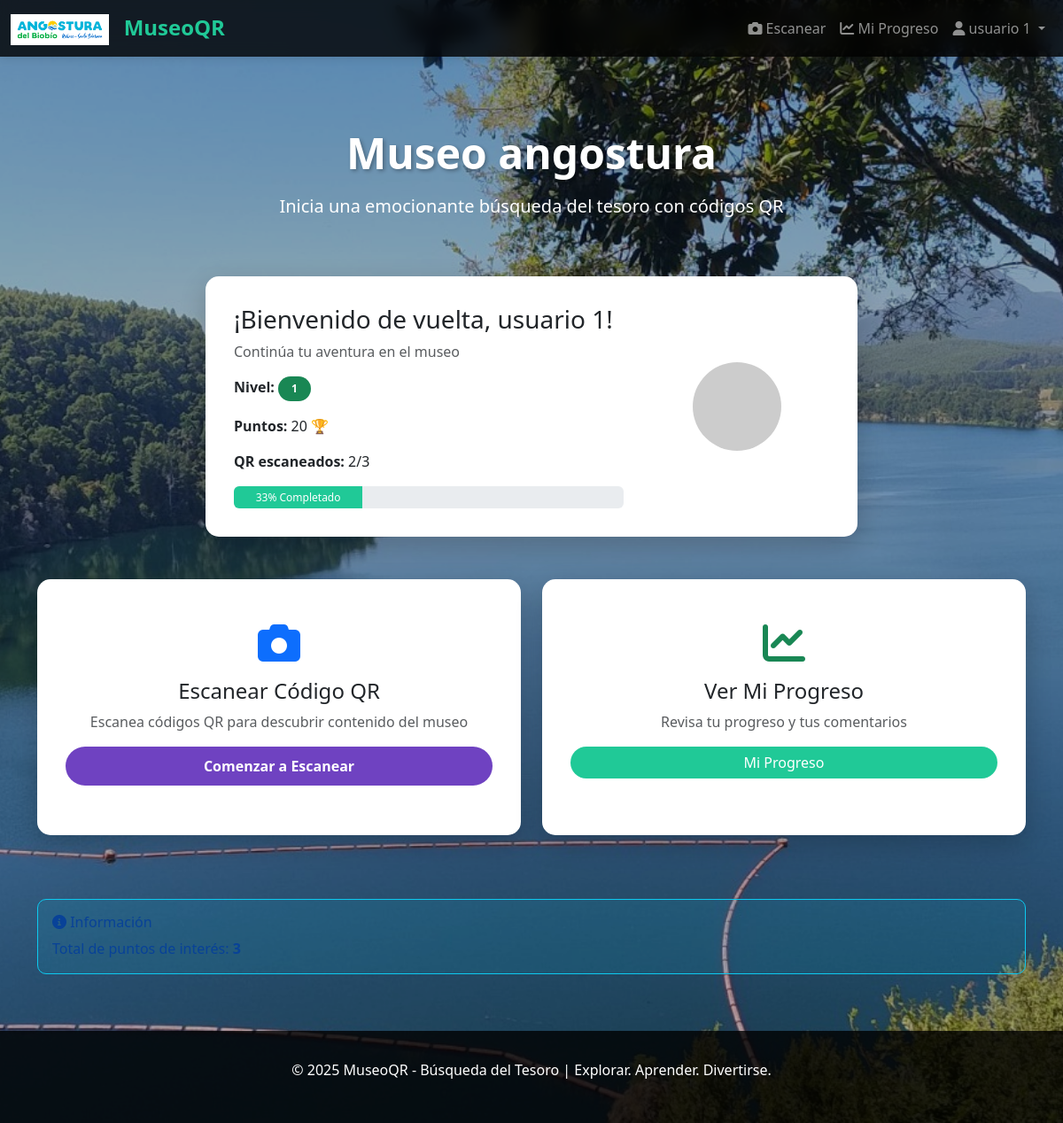
The page / (signed in) on the database as committed earlier.
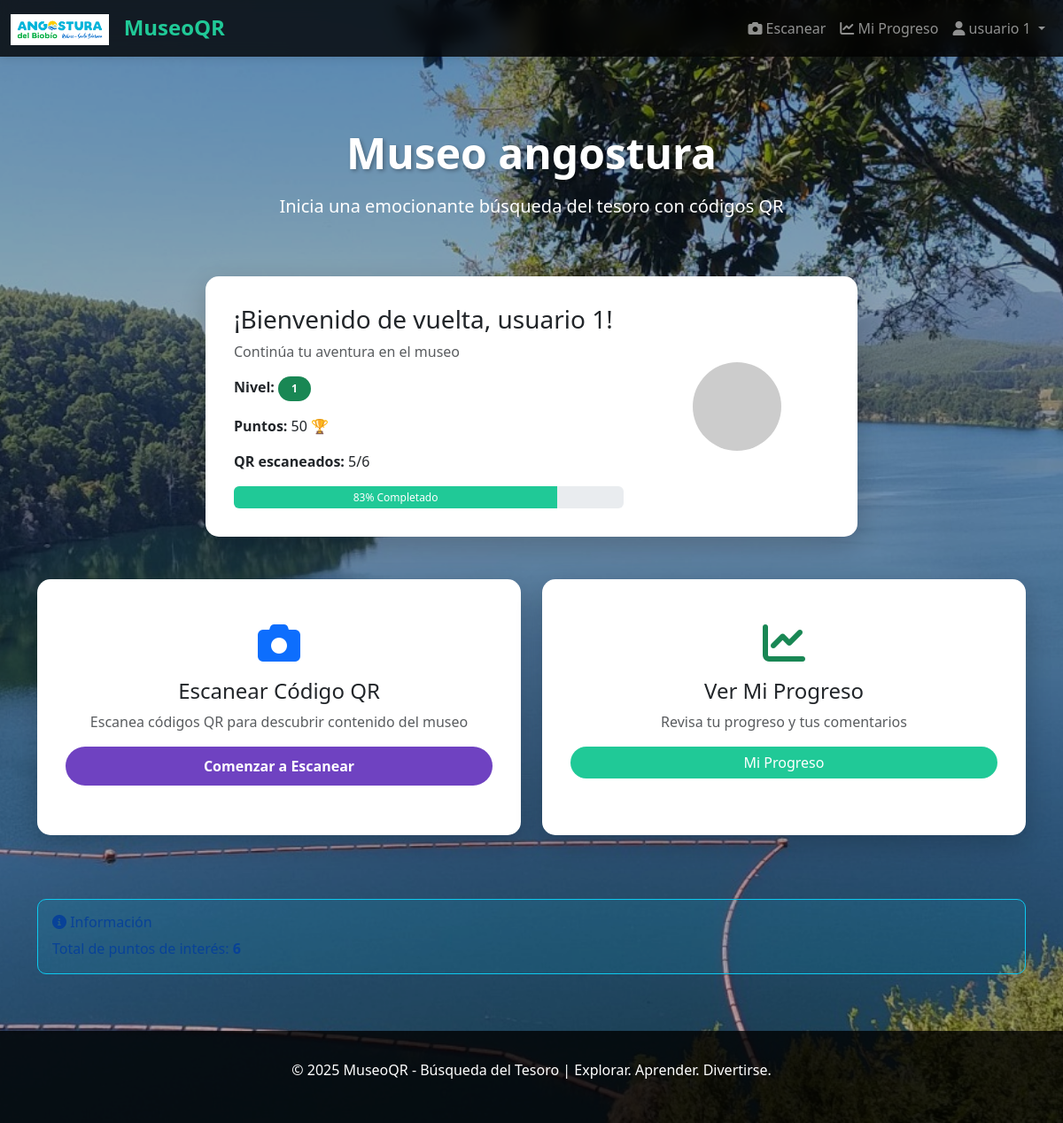
The same page on the database as committed later.
### qrmuseum/models.py (models this page shows, shortened)
class MuseoConfig(models.Model):
    nombre = models.CharField(max_length=150, default="Mi Museo")
    descripcion = models.TextField(blank=True)
    ubicacion = models.CharField(max_length=255, blank=True)
    imagen_logo = models.ImageField(upload_to='logos/', blank=True, null=True)
    imagen_fondo = models.ImageField(upload_to='backgrounds/', blank=True, null=True, help_text="Imagen de fondo para la página")
    fecha_creacion = models.DateTimeField(auto_now_add=True)
    fecha_actualizacion = models.DateTimeField(auto_now=True)
    class Meta:
        verbose_name = 'Configuración del Museo'
        verbose_name_plural = 'Configuración del Museo'

class UsuarioMuseo(models.Model):
    usuario = models.OneToOneField(User, on_delete=models.CASCADE, related_name='perfil_museo')
    apodo_juego = models.CharField(max_length=100, blank=True)
    avatar = models.ImageField(upload_to='avatares/', blank=True, null=True)
    puntos = models.IntegerField(default=0)  #  AQUI SE GUARDA EL PUNTAJE - Se actualiza en views.py procesar_qr()
    nivel = models.IntegerField(default=1)
    total_qrs_escaneados = models.IntegerField(default=0)
    total_comentarios = models.IntegerField(default=0)
    fecha_registro = models.DateTimeField(auto_now_add=True)
    fecha_ultimo_acceso = models.DateTimeField(auto_now=True)
    class Meta:
        verbose_name = 'Usuario Museo'
        verbose_name_plural = 'Usuarios Museo'

### qrmuseum/views.py (the view)
# urls.py: path('', views.inicio, name='inicio'),
def inicio(request):
    museo = obtener_museo_config()
    total_qrs = QRCode.objects.filter(activo=True).count()
    progreso = None
    usuario_museo = None
    porcentaje_completado = 0
    if request.user.is_authenticated:
        try:
            usuario_museo = request.user.perfil_museo
        except UsuarioMuseo.DoesNotExist:
            usuario_museo = UsuarioMuseo.objects.create(usuario=request.user)
        progreso = ProgresoUsuario.objects.filter(usuario=request.user).count()
        if total_qrs > 0:
            porcentaje_completado = (progreso / total_qrs) * 100
    data = {
        'museo': museo,
        'total_qrs': total_qrs,
        'progreso': progreso,
        'usuario_museo': usuario_museo,
        'porcentaje_completado': int(porcentaje_completado),
        'es_usuario': request.user.is_authenticated
    }
    return render(request, 'inicio.html', data)

### qrmuseum/context_processors.py (called while the page is built)
def museo_global(request):
    try:
        museo = MuseoConfig.objects.first()
    except:
        museo = None
    return {
        'museo': museo
    }

### qrmuseum/views.py (called while the page is built)
def obtener_museo_config():
    config, _ = MuseoConfig.objects.get_or_create(id=1)
    return config

### templates/inicio.html (shortened to what this page needs)
{% extends 'base.html' %}
{% block content %}
<div class="container">
    <div class="hero">
        <h1> {{ museo.nombre | default:"Bienvenido al Museo" }}</h1>
        <p class="lead">Inicia una emocionante búsqueda del tesoro con códigos QR</p>
    </div>
    {% if user.is_authenticated %}
        <div class="row mb-4">
            <div class="col-md-8 mx-auto">
                <div class="card content-box">
                    <div class="row align-items-center">
                        <div class="col-md-8">
                            <h3>¡Bienvenido de vuelta, {{ user.first_name | default:user.username }}!</h3>
                            <p class="text-muted">Continúa tu aventura en el museo</p>
                            {% if usuario_museo %}
                                <div class="mb-3">
                                    <p><strong>Nivel:</strong> <span class="badge bg-success">{{ usuario_museo.nivel }}</span></p>
                                    <p><strong>Puntos:</strong> {{ usuario_museo.puntos }} 🏆</p>
                                    <p><strong>QR escaneados:</strong> {{ usuario_museo.total_qrs_escaneados }}/{{ total_qrs }}</p>
                                </div>
                                {% if total_qrs > 0 %}
                                    <div class="progress" style="height: 25px;">
                                        <div class="progress-bar" role="progressbar"
                                             style="width: {{ porcentaje_completado }}%">
                                            {{ porcentaje_completado }}% Completado
                                        </div>
                                    </div>
                                {% endif %}
                            {% endif %}
                        </div>
                        <div class="col-md-4 text-center">
                            <img src="{% if usuario_museo.avatar %}{{ usuario_museo.avatar.url }}{% else %}https://via.placeholder.com/100{% endif %}"
                                 alt="Avatar" class="rounded-circle" style="width: 100px; height: 100px; object-fit: cover;">
                        </div>
                    </div>
                </div>
            </div>
        </div>
        <div class="row">
            <div class="col-md-6 mb-4">
                <div class="card content-box h-100 text-center">
                    <i class="fas fa-camera text-primary" style="font-size: 3rem; margin: 1rem 0;"></i>
                    <h4>Escanear Código QR</h4>
                    <p class="text-muted">Escanea códigos QR para descubrir contenido del museo</p>
                    <a href="{% url 'escanear_qr' %}" class="btn btn-primary">Comenzar a Escanear</a>
                </div>
            </div>
            <div class="col-md-6 mb-4">
                <div class="card content-box h-100 text-center">
                    <i class="fas fa-chart-line text-success" style="font-size: 3rem; margin: 1rem 0;"></i>
                    <h4>Ver Mi Progreso</h4>
                    <p class="text-muted">Revisa tu progreso y tus comentarios</p>
                    <a href="{% url 'mi_progreso' %}" class="btn btn-success">Mi Progreso</a>
                </div>
            </div>
        </div>
    {% endif %}
    <div class="row mt-5">
        <div class="col-md-12">
            <div class="alert alert-info" role="alert">
                <h6><i class="fas fa-info-circle"></i> Información</h6>
                <p class="mb-0">Total de puntos de interés: <strong>{{ total_qrs }}</strong></p>
            </div>
        </div>
    </div>
</div>
{% endblock %}

### templates/base.html (shortened to what this page needs)
<!DOCTYPE html>
<html lang="es">
<head>
    <link href="https://cdn.jsdelivr.net/npm/bootstrap@5.3.0/dist/css/bootstrap.min.css" rel="stylesheet">
    <link rel="stylesheet" href="https://cdnjs.cloudflare.com/ajax/libs/font-awesome/6.0.0/css/all.min.css">
</head>
<body>
    <nav class="navbar navbar-expand-lg navbar-dark">
        <div class="container-fluid">
            <a class="navbar-brand nav-brand" href="{% url 'inicio' %}">
                {% if museo.imagen_logo %}
                    <img src="{{ museo.imagen_logo.url }}" alt="Logo" style="height: 35px; margin-right: 10px; vertical-align: middle;">
                {% else %}
                    <i class="fas fa-museum"></i>
                {% endif %}
                MuseoQR
            </a>
            <div class="collapse navbar-collapse" id="navbarNav">
                <ul class="navbar-nav ms-auto">
                    {% if user.is_authenticated %}
                        <li class="nav-item">
                            <a class="nav-link" href="{% url 'escanear_qr' %}">
                                <i class="fas fa-camera"></i> Escanear
                            </a>
                        </li>
                        <li class="nav-item">
                            <a class="nav-link" href="{% url 'mi_progreso' %}">
                                <i class="fas fa-chart-line"></i> Mi Progreso
                            </a>
                        </li>
                        <li class="nav-item dropdown">
                            <a class="nav-link dropdown-toggle" href="#" id="userDropdown" role="button" data-bs-toggle="dropdown">
                                <i class="fas fa-user"></i> {{ user.first_name | default:user.username }}
                            </a>
                        </li>
                    {% endif %}
                </ul>
            </div>
        </div>
    </nav>
    <div class="container-main">
        {% block content %}{% endblock %}
    </div>
    <footer class="footer">
        <p>&copy; 2025 MuseoQR - Búsqueda del Tesoro | Explorar. Aprender. Divertirse.</p>
    </footer>
</body>
</html>

Rows that differ between the two databases and show on the page:
changed UsuarioMuseo: puntos "20" → "50"; total_qrs_escaneados "2" → "5"
Other text that changed with them:
{{ total_qrs }}: "3" → "6"
{{ porcentaje_completado }}: 33 → 83 (drawn)
{{ porcentaje_completado }}: "33" → "83"
